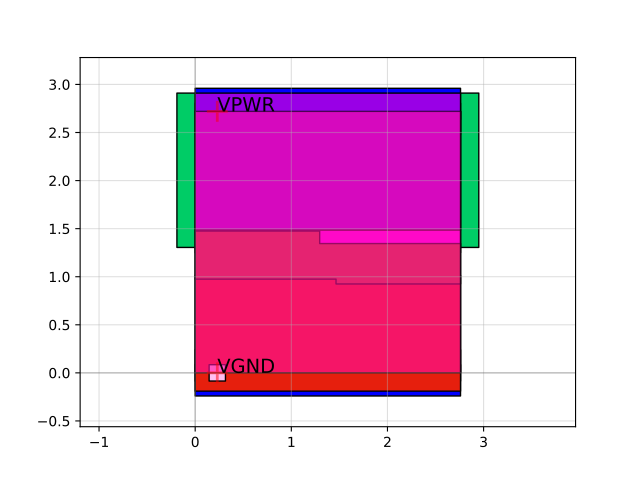

The Python source for this figure:
import sky130

c = sky130.components.sky130_fd_sc_hd__decap_6()
c.plot()
